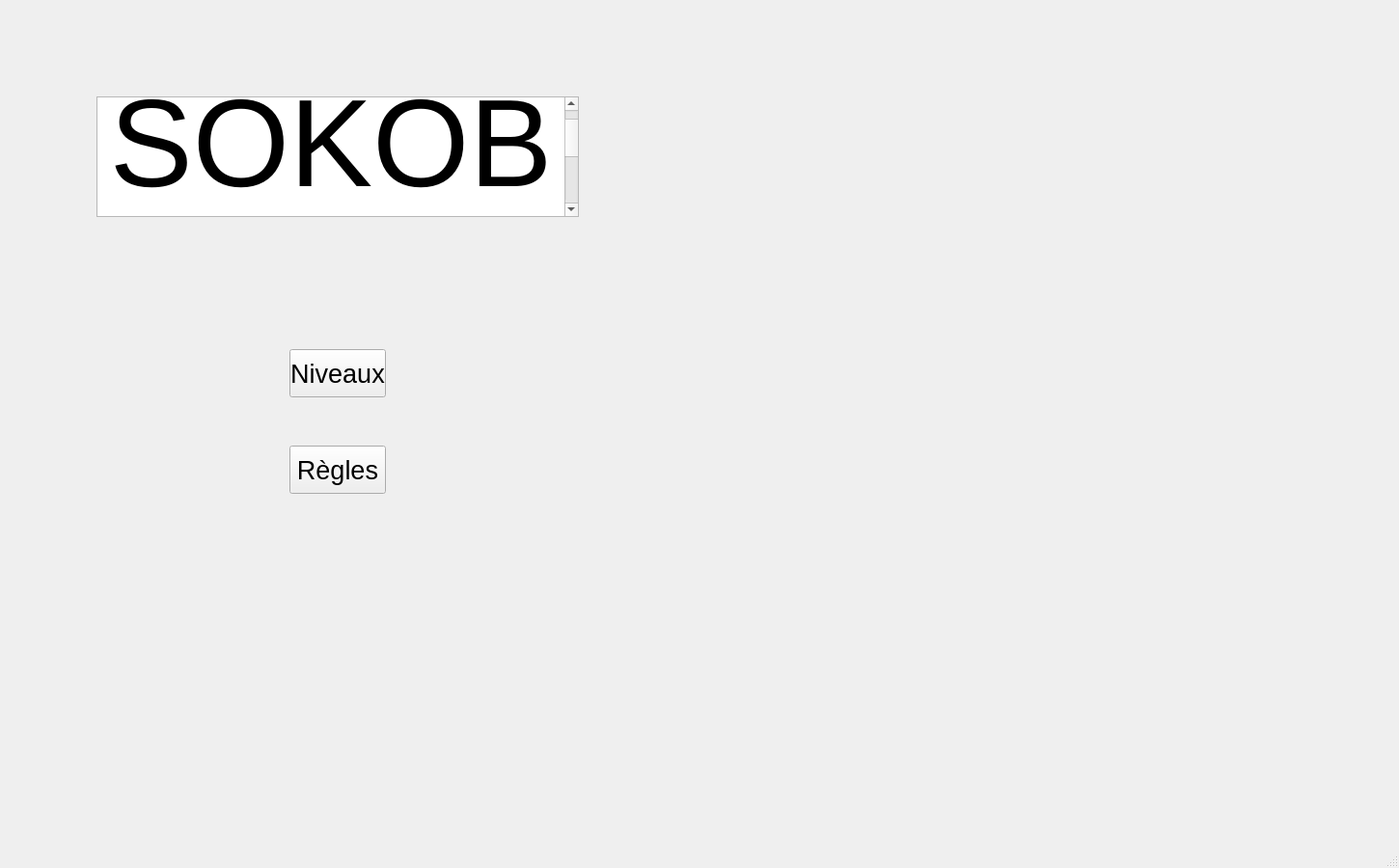
<?xml version="1.0" encoding="UTF-8"?>
<ui version="4.0">
 <class>MainWindow</class>
 <widget class="QMainWindow" name="MainWindow">
  <property name="geometry">
   <rect>
    <x>0</x>
    <y>0</y>
    <width>1450</width>
    <height>900</height>
   </rect>
  </property>
  <property name="minimumSize">
   <size>
    <width>1450</width>
    <height>900</height>
   </size>
  </property>
  <property name="maximumSize">
   <size>
    <width>1450</width>
    <height>900</height>
   </size>
  </property>
  <property name="windowTitle">
   <string>MainWindow</string>
  </property>
  <widget class="QWidget" name="centralwidget">
   <widget class="QPushButton" name="pNiveaux">
    <property name="geometry">
     <rect>
      <x>300</x>
      <y>362</y>
      <width>100</width>
      <height>50</height>
     </rect>
    </property>
    <property name="font">
     <font>
      <pointsize>20</pointsize>
     </font>
    </property>
    <property name="text">
     <string>Niveaux</string>
    </property>
   </widget>
   <widget class="QPushButton" name="pRegle">
    <property name="geometry">
     <rect>
      <x>300</x>
      <y>462</y>
      <width>100</width>
      <height>50</height>
     </rect>
    </property>
    <property name="font">
     <font>
      <pointsize>20</pointsize>
     </font>
    </property>
    <property name="text">
     <string>Règles</string>
    </property>
   </widget>
   <widget class="QTextBrowser" name="textBrowser">
    <property name="geometry">
     <rect>
      <x>100</x>
      <y>100</y>
      <width>500</width>
      <height>125</height>
     </rect>
    </property>
    <property name="html">
     <string>&lt;!DOCTYPE HTML PUBLIC &quot;-//W3C//DTD HTML 4.0//EN&quot; &quot;http://www.w3.org/TR/REC-html40/strict.dtd&quot;&gt;
&lt;html&gt;&lt;head&gt;&lt;meta name=&quot;qrichtext&quot; content=&quot;1&quot; /&gt;&lt;meta charset=&quot;utf-8&quot; /&gt;&lt;style type=&quot;text/css&quot;&gt;
p, li { white-space: pre-wrap; }
&lt;/style&gt;&lt;/head&gt;&lt;body style=&quot; font-family:'.AppleSystemUIFont'; font-size:13pt; font-weight:400; font-style:normal;&quot;&gt;
&lt;p align=&quot;center&quot; style=&quot; margin-top:12px; margin-bottom:12px; margin-left:0px; margin-right:0px; -qt-block-indent:0; text-indent:0px;&quot;&gt;&lt;span style=&quot; font-size:97pt;&quot;&gt;SOKOBAN&lt;/span&gt;&lt;/p&gt;&lt;/body&gt;&lt;/html&gt;</string>
    </property>
   </widget>
  </widget>
  <widget class="QMenuBar" name="menubar">
   <property name="geometry">
    <rect>
     <x>0</x>
     <y>0</y>
     <width>1450</width>
     <height>21</height>
    </rect>
   </property>
  </widget>
  <widget class="QStatusBar" name="statusbar"/>
 </widget>
 <resources/>
 <connections/>
</ui>
